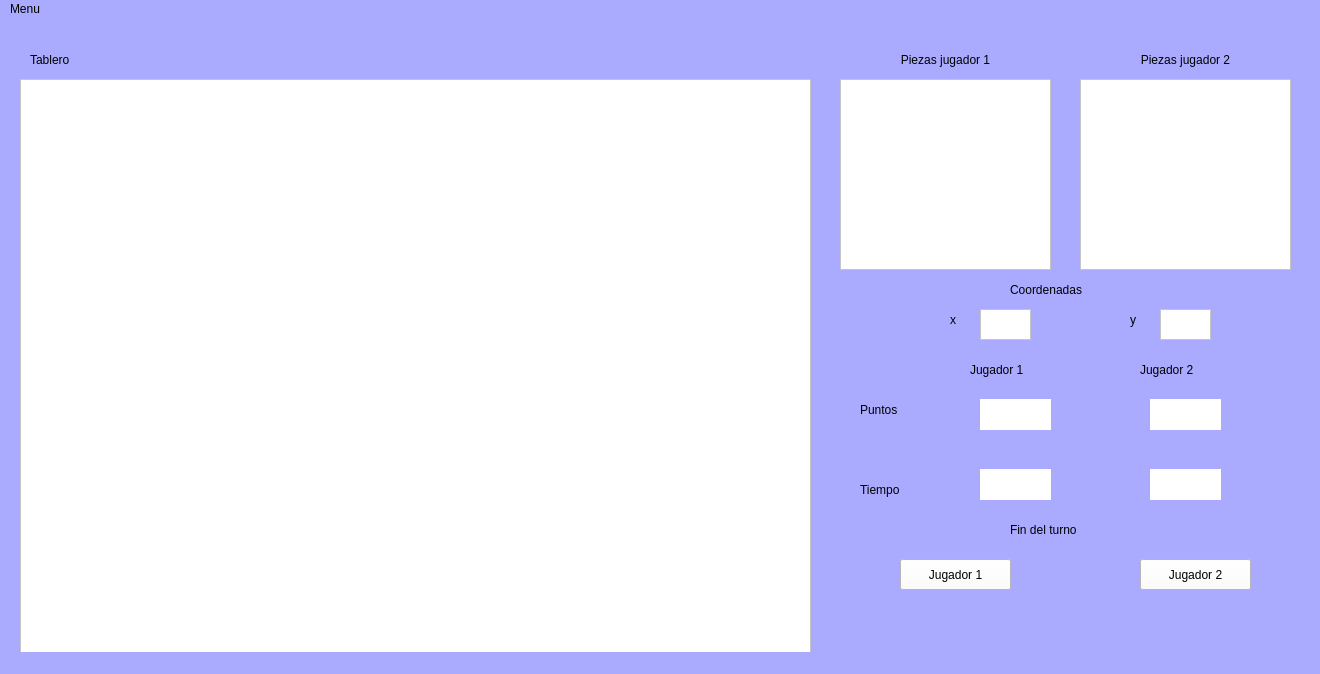
<?xml version="1.0" encoding="UTF-8"?>
<ui version="4.0">
 <class>MainWindow</class>
 <widget class="QMainWindow" name="MainWindow">
  <property name="geometry">
   <rect>
    <x>0</x>
    <y>0</y>
    <width>1320</width>
    <height>674</height>
   </rect>
  </property>
  <property name="windowTitle">
   <string>MainWindow</string>
  </property>
  <property name="styleSheet">
   <string notr="true">font: 12pt &quot;Lucida Console&quot;;
background-color: rgb(170, 170, 255);</string>
  </property>
  <widget class="QWidget" name="centralwidget">
   <widget class="QFrame" name="Tablero">
    <property name="geometry">
     <rect>
      <x>20</x>
      <y>60</y>
      <width>791</width>
      <height>581</height>
     </rect>
    </property>
    <property name="styleSheet">
     <string notr="true">background-color: rgb(255, 255, 255);</string>
    </property>
    <property name="frameShape">
     <enum>QFrame::StyledPanel</enum>
    </property>
    <property name="frameShadow">
     <enum>QFrame::Raised</enum>
    </property>
   </widget>
   <widget class="QFrame" name="Piezas1">
    <property name="geometry">
     <rect>
      <x>840</x>
      <y>60</y>
      <width>211</width>
      <height>191</height>
     </rect>
    </property>
    <property name="styleSheet">
     <string notr="true">background-color: rgb(255, 255, 255);</string>
    </property>
    <property name="frameShape">
     <enum>QFrame::StyledPanel</enum>
    </property>
    <property name="frameShadow">
     <enum>QFrame::Raised</enum>
    </property>
   </widget>
   <widget class="QLabel" name="label">
    <property name="geometry">
     <rect>
      <x>30</x>
      <y>30</y>
      <width>141</width>
      <height>21</height>
     </rect>
    </property>
    <property name="text">
     <string>Tablero</string>
    </property>
   </widget>
   <widget class="QLabel" name="label_2">
    <property name="geometry">
     <rect>
      <x>840</x>
      <y>30</y>
      <width>211</width>
      <height>21</height>
     </rect>
    </property>
    <property name="text">
     <string>Piezas jugador 1</string>
    </property>
    <property name="alignment">
     <set>Qt::AlignCenter</set>
    </property>
   </widget>
   <widget class="QTextEdit" name="CoordenadaX">
    <property name="geometry">
     <rect>
      <x>980</x>
      <y>290</y>
      <width>51</width>
      <height>31</height>
     </rect>
    </property>
    <property name="styleSheet">
     <string notr="true">background-color: rgb(255, 255, 255);</string>
    </property>
   </widget>
   <widget class="QTextEdit" name="CoordenadaY">
    <property name="geometry">
     <rect>
      <x>1160</x>
      <y>290</y>
      <width>51</width>
      <height>31</height>
     </rect>
    </property>
    <property name="styleSheet">
     <string notr="true">background-color: rgb(255, 255, 255);</string>
    </property>
   </widget>
   <widget class="QLabel" name="label_3">
    <property name="geometry">
     <rect>
      <x>1010</x>
      <y>260</y>
      <width>121</width>
      <height>21</height>
     </rect>
    </property>
    <property name="text">
     <string>Coordenadas</string>
    </property>
   </widget>
   <widget class="QLabel" name="label_4">
    <property name="geometry">
     <rect>
      <x>950</x>
      <y>290</y>
      <width>16</width>
      <height>21</height>
     </rect>
    </property>
    <property name="text">
     <string>x</string>
    </property>
   </widget>
   <widget class="QLabel" name="label_5">
    <property name="geometry">
     <rect>
      <x>1130</x>
      <y>290</y>
      <width>16</width>
      <height>21</height>
     </rect>
    </property>
    <property name="text">
     <string>y</string>
    </property>
   </widget>
   <widget class="QLabel" name="label_6">
    <property name="geometry">
     <rect>
      <x>860</x>
      <y>380</y>
      <width>61</width>
      <height>21</height>
     </rect>
    </property>
    <property name="text">
     <string>Puntos </string>
    </property>
   </widget>
   <widget class="QLabel" name="Puntos1">
    <property name="geometry">
     <rect>
      <x>980</x>
      <y>380</y>
      <width>71</width>
      <height>31</height>
     </rect>
    </property>
    <property name="styleSheet">
     <string notr="true">background-color: rgb(255, 255, 255);</string>
    </property>
    <property name="text">
     <string/>
    </property>
   </widget>
   <widget class="QLabel" name="label_8">
    <property name="geometry">
     <rect>
      <x>860</x>
      <y>460</y>
      <width>71</width>
      <height>21</height>
     </rect>
    </property>
    <property name="text">
     <string>Tiempo</string>
    </property>
   </widget>
   <widget class="QLabel" name="Tiempo1">
    <property name="geometry">
     <rect>
      <x>980</x>
      <y>450</y>
      <width>71</width>
      <height>31</height>
     </rect>
    </property>
    <property name="styleSheet">
     <string notr="true">background-color: rgb(255, 255, 255);</string>
    </property>
    <property name="text">
     <string/>
    </property>
   </widget>
   <widget class="QPushButton" name="BotonJugador1">
    <property name="geometry">
     <rect>
      <x>900</x>
      <y>540</y>
      <width>111</width>
      <height>31</height>
     </rect>
    </property>
    <property name="styleSheet">
     <string notr="true">background-color: rgb(255, 255, 255);</string>
    </property>
    <property name="text">
     <string>Jugador 1</string>
    </property>
   </widget>
   <widget class="QLabel" name="label_10">
    <property name="geometry">
     <rect>
      <x>1010</x>
      <y>500</y>
      <width>151</width>
      <height>21</height>
     </rect>
    </property>
    <property name="text">
     <string>Fin del turno</string>
    </property>
   </widget>
   <widget class="QPushButton" name="BotonJugador2">
    <property name="geometry">
     <rect>
      <x>1140</x>
      <y>540</y>
      <width>111</width>
      <height>31</height>
     </rect>
    </property>
    <property name="styleSheet">
     <string notr="true">background-color: rgb(255, 255, 255);</string>
    </property>
    <property name="text">
     <string>Jugador 2</string>
    </property>
   </widget>
   <widget class="QFrame" name="Piezas2">
    <property name="geometry">
     <rect>
      <x>1080</x>
      <y>60</y>
      <width>211</width>
      <height>191</height>
     </rect>
    </property>
    <property name="styleSheet">
     <string notr="true">background-color: rgb(255, 255, 255);</string>
    </property>
    <property name="frameShape">
     <enum>QFrame::StyledPanel</enum>
    </property>
    <property name="frameShadow">
     <enum>QFrame::Raised</enum>
    </property>
   </widget>
   <widget class="QLabel" name="label_11">
    <property name="geometry">
     <rect>
      <x>1080</x>
      <y>30</y>
      <width>211</width>
      <height>21</height>
     </rect>
    </property>
    <property name="text">
     <string>Piezas jugador 2</string>
    </property>
    <property name="alignment">
     <set>Qt::AlignCenter</set>
    </property>
   </widget>
   <widget class="QLabel" name="label_12">
    <property name="geometry">
     <rect>
      <x>970</x>
      <y>340</y>
      <width>101</width>
      <height>21</height>
     </rect>
    </property>
    <property name="text">
     <string>Jugador 1</string>
    </property>
   </widget>
   <widget class="QLabel" name="Puntos2">
    <property name="geometry">
     <rect>
      <x>1150</x>
      <y>380</y>
      <width>71</width>
      <height>31</height>
     </rect>
    </property>
    <property name="styleSheet">
     <string notr="true">background-color: rgb(255, 255, 255);</string>
    </property>
    <property name="text">
     <string/>
    </property>
   </widget>
   <widget class="QLabel" name="Tiempo2">
    <property name="geometry">
     <rect>
      <x>1150</x>
      <y>450</y>
      <width>71</width>
      <height>31</height>
     </rect>
    </property>
    <property name="styleSheet">
     <string notr="true">background-color: rgb(255, 255, 255);</string>
    </property>
    <property name="text">
     <string/>
    </property>
   </widget>
   <widget class="QLabel" name="label_15">
    <property name="geometry">
     <rect>
      <x>1140</x>
      <y>340</y>
      <width>101</width>
      <height>21</height>
     </rect>
    </property>
    <property name="text">
     <string>Jugador 2</string>
    </property>
   </widget>
  </widget>
  <widget class="QMenuBar" name="menubar">
   <property name="geometry">
    <rect>
     <x>0</x>
     <y>0</y>
     <width>1320</width>
     <height>22</height>
    </rect>
   </property>
   <widget class="QMenu" name="menuMenu">
    <property name="title">
     <string>Menu</string>
    </property>
    <addaction name="actionAbrir_partida"/>
    <addaction name="actionGuardar_partida"/>
    <addaction name="actionAyuda"/>
    <addaction name="separator"/>
    <addaction name="actionReportes"/>
    <addaction name="actionSalir"/>
   </widget>
   <addaction name="menuMenu"/>
  </widget>
  <widget class="QStatusBar" name="statusbar"/>
  <action name="actionAbrir_partida">
   <property name="text">
    <string>Abrir partida</string>
   </property>
  </action>
  <action name="actionGuardar_partida">
   <property name="text">
    <string>Guardar partida</string>
   </property>
  </action>
  <action name="actionAyuda">
   <property name="text">
    <string>Ayuda</string>
   </property>
  </action>
  <action name="actionReportes">
   <property name="text">
    <string>Reportes</string>
   </property>
  </action>
  <action name="actionSalir">
   <property name="text">
    <string>Salir</string>
   </property>
  </action>
 </widget>
 <resources/>
 <connections/>
</ui>
